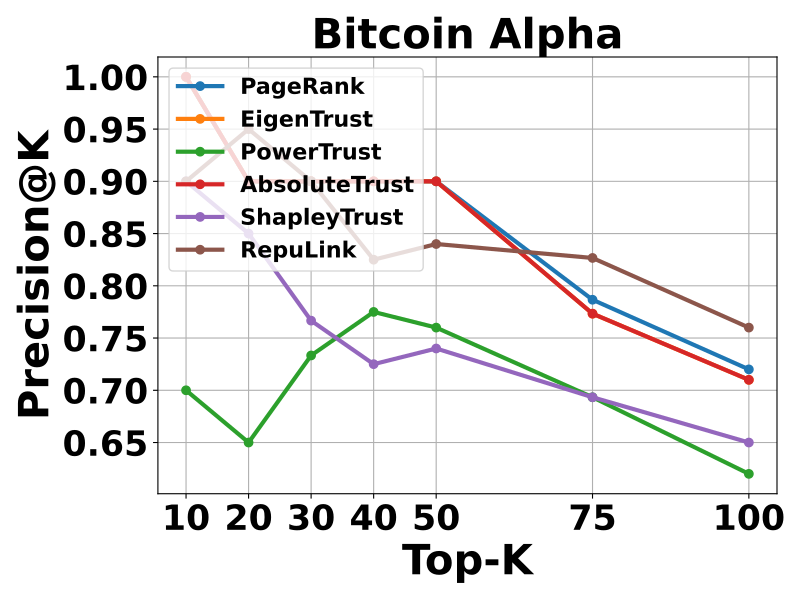

The Python source for this figure:
#!/usr/bin/env python
# -*- coding: utf-8 -*-

import pandas as pd
import matplotlib.pyplot as plt
from matplotlib.font_manager import FontProperties

def load_ground_truth(high_file, low_file):
    df_high = pd.read_csv(high_file)
    df_high['binary_label'] = 1
    df_low = pd.read_csv(low_file)
    df_low['binary_label'] = 0
    df_gt = pd.concat([df_high, df_low], ignore_index=True)
    return df_gt[['dst', 'binary_label']], len(df_high)

def evaluate_metrics_at_k(df_gt, df_score, score_column, ks, total_positives):
    df_merged = pd.merge(df_gt, df_score, on='dst', how='inner')
    df_sorted = df_merged.sort_values(by=score_column, ascending=False)

    precision_list, recall_list, f1_list = [], [], []

    for k in ks:
        top_k = df_sorted.head(k)
        tp = top_k['binary_label'].sum()

        precision = tp / k
        recall = tp / total_positives if total_positives > 0 else 0
        f1 = (2 * precision * recall / (precision + recall)) if (precision + recall) > 0 else 0

        precision_list.append(precision)
        recall_list.append(recall)
        f1_list.append(f1)

    return precision_list, recall_list, f1_list



def plot_metric_at_k(metric_dict, ks, metric_name="Precision@K", title="Bitcoin Alpha", output_file="precision_at_k.pdf"):
    """
    Plot evaluation curves (Precision@K, Recall@K, F1@K) across different top-K thresholds,
    using the same visual style as the previous ROC curve plot.

    Parameters:
    - metric_dict: dict, e.g., {"EigenTrust": [0.8, 0.75, ...], "PageRank": [...]}
    - ks: list of K values used for evaluation (e.g., [5, 10, 20, 50, 75])
    - metric_name: str, label for y-axis ("Precision@K", "Recall@K", or "F1@K")
    - title: str, plot title
    - output_file: str, output file name (should end with .pdf)
    """

    # Define font style and size
    bold_font = FontProperties()
    bold_font.set_weight('bold')

    legend_font = FontProperties()
    legend_font.set_weight('bold')
    legend_font.set_size(16)

    # Start plotting
    plt.figure(figsize=(8, 6))

    # Plot each algorithm's metric line
    for label, values in metric_dict.items():
        plt.plot(ks, values, linewidth=3, marker='o', label=label)

    # Configure axis labels and ticks
    plt.xlabel("Top-K", fontsize=30, fontproperties=bold_font)
    plt.ylabel(metric_name, fontsize=30, fontproperties=bold_font)
    plt.title(title, fontproperties=bold_font, fontsize=30)
    plt.xticks(ks, fontproperties=bold_font, fontsize=25)
    plt.yticks(fontproperties=bold_font, fontsize=25)
    plt.grid(True)

    # Add legend
    plt.legend(loc="upper left", prop=legend_font)

    # Save and show the figure
    plt.tight_layout()
    plt.savefig(output_file, dpi=300)
    plt.show()



def main():
    ks = [10, 20, 30, 40, 50, 75, 100]

    high_file = "scores/groundtruth_high.csv"
    low_file = "scores/groundtruth_low.csv"

    score_files = {
        "PageRank": ("scores/pagerank_hybrid.csv", "pagerank_score"),
        "EigenTrust": ("scores/eigentrust_hybrid.csv", "eigentrust_score"),
        "PowerTrust": ("scores/powertrust_hybrid.csv", "powertrust_score"),
        "AbsoluteTrust": ("scores/absolutetrust_hybrid.csv", "absolutetrust_score"),
        "ShapleyTrust": ("scores/shapleytrust_hybrid.csv", "shapleytrust_score"),
        "RepuLink": ("scores/repulink_hybrid.csv", "repulink_score")
    }



    df_gt, total_positives = load_ground_truth(high_file, low_file)

    precision_all, recall_all, f1_all = {}, {}, {}
    print("\nPrecision@100 Summary:")
    for algo, (file, score_col) in score_files.items():
        df_score = pd.read_csv(file)
        if score_col not in df_score.columns:
            print(f"[Warning] Column {score_col} not found in {file}, skipped.")
            continue

        precision, recall, f1 = evaluate_metrics_at_k(df_gt, df_score, score_col, ks, total_positives)
        precision_all[algo] = precision
        recall_all[algo] = recall
        f1_all[algo] = f1

        # Print Top-100 precision value
        precision_100 = precision[ks.index(100)]
        print(f"{algo:<15}: Precision@100 = {precision_100:.4f}")
        
    # for algo, (file, score_col) in score_files.items():
    #     df_score = pd.read_csv(file)
    #     if score_col not in df_score.columns:
    #         print(f"[Warning] Column {score_col} not found in {file}, skipped.")
    #         continue

    #     precision, recall, f1 = evaluate_metrics_at_k(df_gt, df_score, score_col, ks, total_positives)
    #     precision_all[algo] = precision
    #     recall_all[algo] = recall
    #     f1_all[algo] = f1

    plot_metric_at_k(precision_all, ks, metric_name="Precision@K", output_file="precision_at_k.pdf")
    # plot_metric_at_k(recall_all, ks, metric_name="Recall@K", output_file="recall_at_k.pdf")
    # plot_metric_at_k(f1_all, ks, metric_name="F1@K", output_file="f1_at_k.pdf")



if __name__ == "__main__":
    main()
